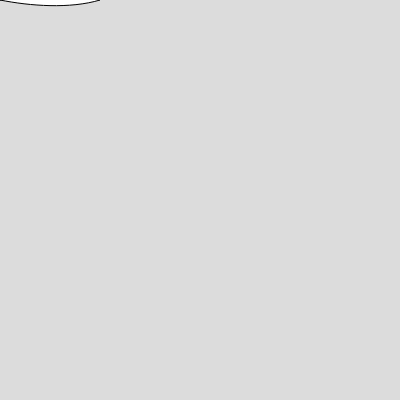
Frame 1 (no input)
Frame 60 (no input): identical to frame 1, image omitted
Frame 120 (the mouse pressed at the canvas centre since frame 60): identical to frame 1, image omitted

The p5.js sketch that drew this single still picture (run headless with seeded random() and noise() and a simulated clock; from frame 60 on, the mouse is pressed at the canvas centre):

// p5.js sketch
// ── sketch.js
let petalWidth = 100;
let petalHeight = 30;
let size = 1.0;

function setup() {
  createCanvas(400, 400);
}

function draw() {
  background(220);

  // w variables 
  beginShape();
  vertex(0, 0);
  bezierVertex(
    0.3 * petalWidth * size,
    0.2 * petalHeight * size,
    0.7 * petalWidth * size,
    0.3 * petalHeight * size,
    petalWidth * size, 0
  );
  bezierVertex(
    0.7 * petalWidth * size,
    -0.3 * petalHeight * size,
    0.3 * petalWidth * size,
    -0.2 * petalHeight * size, 0, 0
  );
  endShape();
}
